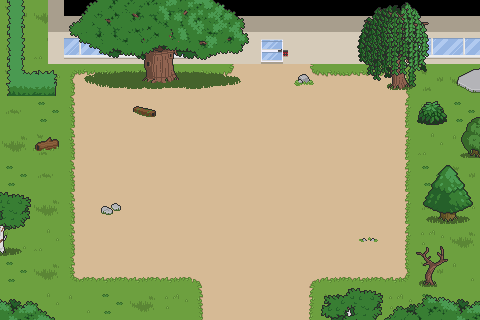

This is a level from a 2D game, rendered from its Tiled map with the project's own tilesets. A one-line summary and the complete map file follow:
An orthogonal 15x10 tile map with 32x32 px tiles, 4 tile layers (floor, wall, decor1, decor2), 2 tilesets and 3 objects (bonfire, chord, playerStart).

<map version="1.10" tiledversion="1.11.0" orientation="orthogonal" renderorder="right-down" width="15" height="10" tilewidth="32" tileheight="32" infinite="0" nextlayerid="9" nextobjectid="16">
 <editorsettings>
  <export target="stage_01_night.json" format="json" />
 </editorsettings>
 <tileset firstgid="1" name="Forest-Prairie Tileset v1" tilewidth="32" tileheight="32" tilecount="567" columns="21">
  <image source="../../Forest-Prairie Tileset v1.png" width="672" height="864" />
  <tile id="128">
   <properties>
    <property name="collides" type="bool" value="true" />
   </properties>
  </tile>
  <tile id="129">
   <properties>
    <property name="collides" type="bool" value="true" />
   </properties>
  </tile>
  <tile id="130">
   <properties>
    <property name="collides" type="bool" value="true" />
   </properties>
  </tile>
  <tile id="131">
   <properties>
    <property name="collides" type="bool" value="true" />
   </properties>
  </tile>
  <tile id="132">
   <properties>
    <property name="collides" type="bool" value="true" />
   </properties>
  </tile>
  <tile id="133">
   <properties>
    <property name="collides" type="bool" value="true" />
   </properties>
  </tile>
  <tile id="134">
   <properties>
    <property name="collides" type="bool" value="true" />
   </properties>
  </tile>
  <tile id="135">
   <properties>
    <property name="collides" type="bool" value="true" />
   </properties>
  </tile>
  <tile id="136">
   <properties>
    <property name="collides" type="bool" value="true" />
   </properties>
  </tile>
  <tile id="137">
   <properties>
    <property name="collides" type="bool" value="true" />
   </properties>
  </tile>
  <tile id="138">
   <properties>
    <property name="collides" type="bool" value="true" />
   </properties>
  </tile>
  <tile id="139">
   <properties>
    <property name="collides" type="bool" value="true" />
   </properties>
  </tile>
  <tile id="140">
   <properties>
    <property name="collides" type="bool" value="true" />
   </properties>
  </tile>
  <tile id="141">
   <properties>
    <property name="collides" type="bool" value="true" />
   </properties>
  </tile>
  <tile id="142">
   <properties>
    <property name="collides" type="bool" value="true" />
   </properties>
  </tile>
  <tile id="143">
   <properties>
    <property name="collides" type="bool" value="true" />
   </properties>
  </tile>
  <tile id="144">
   <properties>
    <property name="collides" type="bool" value="true" />
   </properties>
  </tile>
  <tile id="149">
   <properties>
    <property name="collides" type="bool" value="true" />
   </properties>
  </tile>
  <tile id="150">
   <properties>
    <property name="collides" type="bool" value="true" />
   </properties>
  </tile>
  <tile id="151">
   <properties>
    <property name="collides" type="bool" value="true" />
   </properties>
  </tile>
  <tile id="152">
   <properties>
    <property name="collides" type="bool" value="true" />
   </properties>
  </tile>
  <tile id="153">
   <properties>
    <property name="collides" type="bool" value="true" />
   </properties>
  </tile>
  <tile id="154">
   <properties>
    <property name="collides" type="bool" value="true" />
   </properties>
  </tile>
  <tile id="155">
   <properties>
    <property name="collides" type="bool" value="true" />
   </properties>
  </tile>
  <tile id="156">
   <properties>
    <property name="collides" type="bool" value="true" />
   </properties>
  </tile>
  <tile id="157">
   <properties>
    <property name="collides" type="bool" value="true" />
   </properties>
  </tile>
  <tile id="158">
   <properties>
    <property name="collides" type="bool" value="true" />
   </properties>
  </tile>
  <tile id="159">
   <properties>
    <property name="collides" type="bool" value="true" />
   </properties>
  </tile>
  <tile id="160">
   <properties>
    <property name="collides" type="bool" value="true" />
   </properties>
  </tile>
  <tile id="161">
   <properties>
    <property name="collides" type="bool" value="true" />
   </properties>
  </tile>
  <tile id="162">
   <properties>
    <property name="collides" type="bool" value="true" />
   </properties>
  </tile>
  <tile id="163">
   <properties>
    <property name="collides" type="bool" value="true" />
   </properties>
  </tile>
  <tile id="164">
   <properties>
    <property name="collides" type="bool" value="true" />
   </properties>
  </tile>
  <tile id="165">
   <properties>
    <property name="collides" type="bool" value="true" />
   </properties>
  </tile>
  <tile id="166">
   <properties>
    <property name="collides" type="bool" value="true" />
   </properties>
  </tile>
  <tile id="170">
   <properties>
    <property name="collides" type="bool" value="true" />
   </properties>
  </tile>
  <tile id="171">
   <properties>
    <property name="collides" type="bool" value="true" />
   </properties>
  </tile>
  <tile id="172">
   <properties>
    <property name="collides" type="bool" value="true" />
   </properties>
  </tile>
  <tile id="173">
   <properties>
    <property name="collides" type="bool" value="true" />
   </properties>
  </tile>
  <tile id="174">
   <properties>
    <property name="collides" type="bool" value="true" />
   </properties>
  </tile>
  <tile id="175">
   <properties>
    <property name="collides" type="bool" value="true" />
   </properties>
  </tile>
  <tile id="176">
   <properties>
    <property name="collides" type="bool" value="true" />
   </properties>
  </tile>
  <tile id="177">
   <properties>
    <property name="collides" type="bool" value="true" />
   </properties>
  </tile>
  <tile id="178">
   <properties>
    <property name="collides" type="bool" value="true" />
   </properties>
  </tile>
  <tile id="179">
   <properties>
    <property name="collides" type="bool" value="true" />
   </properties>
  </tile>
  <tile id="180">
   <properties>
    <property name="collides" type="bool" value="true" />
   </properties>
  </tile>
  <tile id="181">
   <properties>
    <property name="collides" type="bool" value="true" />
   </properties>
  </tile>
  <tile id="182">
   <properties>
    <property name="collides" type="bool" value="true" />
   </properties>
  </tile>
  <tile id="183">
   <properties>
    <property name="collides" type="bool" value="true" />
   </properties>
  </tile>
  <tile id="185">
   <properties>
    <property name="collides" type="bool" value="true" />
   </properties>
  </tile>
  <tile id="186">
   <properties>
    <property name="collides" type="bool" value="true" />
   </properties>
  </tile>
  <tile id="187">
   <properties>
    <property name="collides" type="bool" value="true" />
   </properties>
  </tile>
  <tile id="190">
   <properties>
    <property name="collides" type="bool" value="true" />
   </properties>
  </tile>
  <tile id="191">
   <properties>
    <property name="collides" type="bool" value="true" />
   </properties>
  </tile>
  <tile id="192">
   <properties>
    <property name="collides" type="bool" value="true" />
   </properties>
  </tile>
  <tile id="193">
   <properties>
    <property name="collides" type="bool" value="true" />
   </properties>
  </tile>
  <tile id="194">
   <properties>
    <property name="collides" type="bool" value="true" />
   </properties>
  </tile>
  <tile id="195">
   <properties>
    <property name="collides" type="bool" value="true" />
   </properties>
  </tile>
  <tile id="196">
   <properties>
    <property name="collides" type="bool" value="true" />
   </properties>
  </tile>
  <tile id="197">
   <properties>
    <property name="collides" type="bool" value="true" />
   </properties>
  </tile>
  <tile id="200">
   <properties>
    <property name="collides" type="bool" value="true" />
   </properties>
  </tile>
  <tile id="201">
   <properties>
    <property name="collides" type="bool" value="true" />
   </properties>
  </tile>
  <tile id="202">
   <properties>
    <property name="collides" type="bool" value="true" />
   </properties>
  </tile>
  <tile id="203">
   <properties>
    <property name="collides" type="bool" value="true" />
   </properties>
  </tile>
  <tile id="204">
   <properties>
    <property name="collides" type="bool" value="true" />
   </properties>
  </tile>
  <tile id="211">
   <properties>
    <property name="collides" type="bool" value="true" />
   </properties>
  </tile>
  <tile id="212">
   <properties>
    <property name="collides" type="bool" value="true" />
   </properties>
  </tile>
  <tile id="213">
   <properties>
    <property name="collides" type="bool" value="true" />
   </properties>
  </tile>
  <tile id="214">
   <properties>
    <property name="collides" type="bool" value="true" />
   </properties>
  </tile>
  <tile id="215">
   <properties>
    <property name="collides" type="bool" value="true" />
   </properties>
  </tile>
  <tile id="216">
   <properties>
    <property name="collides" type="bool" value="true" />
   </properties>
  </tile>
  <tile id="217">
   <properties>
    <property name="collides" type="bool" value="true" />
   </properties>
  </tile>
  <tile id="218">
   <properties>
    <property name="collides" type="bool" value="true" />
   </properties>
  </tile>
  <tile id="219">
   <properties>
    <property name="collides" type="bool" value="true" />
   </properties>
  </tile>
  <tile id="220">
   <properties>
    <property name="collides" type="bool" value="true" />
   </properties>
  </tile>
  <tile id="221">
   <properties>
    <property name="collides" type="bool" value="true" />
   </properties>
  </tile>
  <tile id="222">
   <properties>
    <property name="collides" type="bool" value="true" />
   </properties>
  </tile>
  <tile id="223">
   <properties>
    <property name="collides" type="bool" value="true" />
   </properties>
  </tile>
  <tile id="224">
   <properties>
    <property name="collides" type="bool" value="true" />
   </properties>
  </tile>
  <tile id="225">
   <properties>
    <property name="collides" type="bool" value="true" />
   </properties>
  </tile>
  <tile id="227">
   <properties>
    <property name="collides" type="bool" value="true" />
   </properties>
  </tile>
  <tile id="228">
   <properties>
    <property name="collides" type="bool" value="true" />
   </properties>
  </tile>
  <tile id="232">
   <properties>
    <property name="collides" type="bool" value="true" />
   </properties>
  </tile>
  <tile id="233">
   <properties>
    <property name="collides" type="bool" value="true" />
   </properties>
  </tile>
  <tile id="234">
   <properties>
    <property name="collides" type="bool" value="true" />
   </properties>
  </tile>
  <tile id="235">
   <properties>
    <property name="collides" type="bool" value="true" />
   </properties>
  </tile>
  <tile id="236">
   <properties>
    <property name="collides" type="bool" value="true" />
   </properties>
  </tile>
  <tile id="237">
   <properties>
    <property name="collides" type="bool" value="true" />
   </properties>
  </tile>
  <tile id="238">
   <properties>
    <property name="collides" type="bool" value="true" />
   </properties>
  </tile>
  <tile id="239">
   <properties>
    <property name="collides" type="bool" value="true" />
   </properties>
  </tile>
  <tile id="240">
   <properties>
    <property name="collides" type="bool" value="true" />
   </properties>
  </tile>
  <tile id="241">
   <properties>
    <property name="collides" type="bool" value="true" />
   </properties>
  </tile>
  <tile id="242">
   <properties>
    <property name="collides" type="bool" value="true" />
   </properties>
  </tile>
  <tile id="243">
   <properties>
    <property name="collides" type="bool" value="true" />
   </properties>
  </tile>
  <tile id="244">
   <properties>
    <property name="collides" type="bool" value="true" />
   </properties>
  </tile>
  <tile id="246">
   <properties>
    <property name="collides" type="bool" value="true" />
   </properties>
  </tile>
  <tile id="248">
   <properties>
    <property name="collides" type="bool" value="true" />
   </properties>
  </tile>
  <tile id="249">
   <properties>
    <property name="collides" type="bool" value="true" />
   </properties>
  </tile>
  <tile id="258">
   <properties>
    <property name="collides" type="bool" value="true" />
   </properties>
  </tile>
  <tile id="259">
   <properties>
    <property name="collides" type="bool" value="true" />
   </properties>
  </tile>
  <tile id="260">
   <properties>
    <property name="collides" type="bool" value="true" />
   </properties>
  </tile>
  <tile id="261">
   <properties>
    <property name="collides" type="bool" value="true" />
   </properties>
  </tile>
  <tile id="262">
   <properties>
    <property name="collides" type="bool" value="true" />
   </properties>
  </tile>
  <tile id="263">
   <properties>
    <property name="collides" type="bool" value="true" />
   </properties>
  </tile>
  <tile id="264">
   <properties>
    <property name="collides" type="bool" value="true" />
   </properties>
  </tile>
  <tile id="265">
   <properties>
    <property name="collides" type="bool" value="true" />
   </properties>
  </tile>
  <tile id="269">
   <properties>
    <property name="collides" type="bool" value="true" />
   </properties>
  </tile>
  <tile id="270">
   <properties>
    <property name="collides" type="bool" value="true" />
   </properties>
  </tile>
  <tile id="279">
   <properties>
    <property name="collides" type="bool" value="true" />
   </properties>
  </tile>
  <tile id="280">
   <properties>
    <property name="collides" type="bool" value="true" />
   </properties>
  </tile>
  <tile id="281">
   <properties>
    <property name="collides" type="bool" value="true" />
   </properties>
  </tile>
  <tile id="282">
   <properties>
    <property name="collides" type="bool" value="true" />
   </properties>
  </tile>
  <tile id="283">
   <properties>
    <property name="collides" type="bool" value="true" />
   </properties>
  </tile>
  <tile id="284">
   <properties>
    <property name="collides" type="bool" value="true" />
   </properties>
  </tile>
  <tile id="285">
   <properties>
    <property name="collides" type="bool" value="true" />
   </properties>
  </tile>
  <tile id="286">
   <properties>
    <property name="collides" type="bool" value="true" />
   </properties>
  </tile>
  <tile id="290">
   <properties>
    <property name="collides" type="bool" value="true" />
   </properties>
  </tile>
  <tile id="291">
   <properties>
    <property name="collides" type="bool" value="true" />
   </properties>
  </tile>
  <tile id="300">
   <properties>
    <property name="collides" type="bool" value="true" />
   </properties>
  </tile>
  <tile id="301">
   <properties>
    <property name="collides" type="bool" value="true" />
   </properties>
  </tile>
  <tile id="302">
   <properties>
    <property name="collides" type="bool" value="true" />
   </properties>
  </tile>
  <tile id="303">
   <properties>
    <property name="collides" type="bool" value="true" />
   </properties>
  </tile>
  <tile id="305">
   <properties>
    <property name="collides" type="bool" value="true" />
   </properties>
  </tile>
  <tile id="306">
   <properties>
    <property name="collides" type="bool" value="true" />
   </properties>
  </tile>
  <tile id="307">
   <properties>
    <property name="collides" type="bool" value="true" />
   </properties>
  </tile>
  <tile id="321">
   <properties>
    <property name="collides" type="bool" value="true" />
   </properties>
  </tile>
  <tile id="322">
   <properties>
    <property name="collides" type="bool" value="true" />
   </properties>
  </tile>
  <tile id="323">
   <properties>
    <property name="collides" type="bool" value="true" />
   </properties>
  </tile>
  <tile id="474">
   <properties>
    <property name="collides" type="bool" value="true" />
   </properties>
  </tile>
 </tileset>
 <tileset firstgid="568" name="Lab Tileset" tilewidth="32" tileheight="32" tilecount="40" columns="5">
  <image source="../../Lab Tileset.png" width="160" height="256" />
 </tileset>
 <layer id="1" name="floor" width="15" height="10">
  <data encoding="csv">
301,302,0,0,0,0,0,0,0,0,0,0,0,0,0,
322,323,304,323,322,301,302,303,304,322,323,324,301,302,303,
301,303,6,46,46,46,46,47,28,45,46,7,8,301,302,
322,304,27,28,28,28,28,28,28,28,28,28,29,303,304,
302,301,27,28,28,28,28,28,28,28,28,28,29,323,324,
304,322,27,28,28,28,28,28,28,28,28,28,29,304,301,
303,302,27,28,28,28,28,28,28,28,28,28,29,322,323,
324,323,27,28,28,28,28,28,28,28,28,28,29,303,302,
304,302,48,49,49,49,5,28,28,3,49,49,50,301,324,
322,323,324,304,302,303,27,28,28,29,301,302,303,304,322
</data>
 </layer>
 <layer id="5" name="wall" width="15" height="10">
  <data encoding="csv">
0,573,569,569,569,569,569,569,569,569,569,569,569,569,569,
0,578,574,574,574,574,574,574,576,574,574,574,574,574,574,
0,0,0,0,0,0,0,0,0,0,0,0,0,0,0,
0,0,0,0,0,0,0,0,0,0,0,0,0,0,0,
0,0,0,0,0,0,0,0,0,0,0,0,0,0,0,
0,0,0,0,0,0,0,0,0,0,0,0,0,0,0,
0,0,0,0,0,0,0,0,0,0,0,0,0,0,0,
0,0,0,0,0,0,0,0,0,0,0,0,0,0,0,
0,0,0,0,0,0,0,0,0,0,0,0,0,0,0,
0,0,0,0,0,0,0,0,0,0,0,0,0,0,0
</data>
 </layer>
 <layer id="4" name="decor1" width="15" height="10">
  <data encoding="csv">
0,0,0,0,0,0,0,0,0,0,0,0,0,0,0,
0,0,581,581,581,581,0,0,0,0,0,0,581,581,581,
0,0,0,0,0,0,0,0,0,0,0,0,0,0,0,
0,0,0,0,0,0,0,0,0,0,0,0,0,0,0,
0,0,0,0,0,0,0,0,0,0,0,0,0,0,0,
0,0,0,0,0,0,0,0,0,0,0,0,0,0,0,
0,0,0,0,0,0,0,0,0,0,0,0,0,0,0,
0,0,0,0,0,0,0,0,0,0,0,0,0,0,0,
0,0,0,0,0,0,0,0,0,0,0,0,0,0,0,
0,0,0,0,0,0,0,0,0,0,0,0,0,0,0
</data>
 </layer>
 <layer id="6" name="decor2" width="15" height="10">
  <data encoding="csv">
442,0,436,437,438,439,440,441,0,0,0,355,356,357,0,
442,0,457,458,459,460,461,462,0,0,0,376,377,378,0,
463,426,478,479,480,481,482,483,0,429,0,397,398,399,450,
0,0,0,0,530,0,0,0,0,0,0,0,0,414,328,
0,470,0,0,0,0,0,0,0,0,0,0,0,0,349,
0,0,0,0,0,0,0,0,0,0,0,0,0,330,331,
374,0,0,473,0,0,0,0,0,0,0,0,0,351,352,
395,0,0,0,0,0,0,0,0,0,0,428,0,368,0,
0,0,0,0,0,0,0,0,0,0,0,0,0,389,0,
418,419,0,0,0,0,0,0,0,0,373,374,416,417,418
</data>
 </layer>
 <objectgroup id="8" name="object">
  <object id="13" name="bonfire" x="250.15" y="174.212">
   <point />
  </object>
  <object id="14" name="chord" x="318.147" y="106.711">
   <point />
  </object>
  <object id="15" name="playerStart" x="162.796" y="173.715">
   <point />
  </object>
 </objectgroup>
</map>
